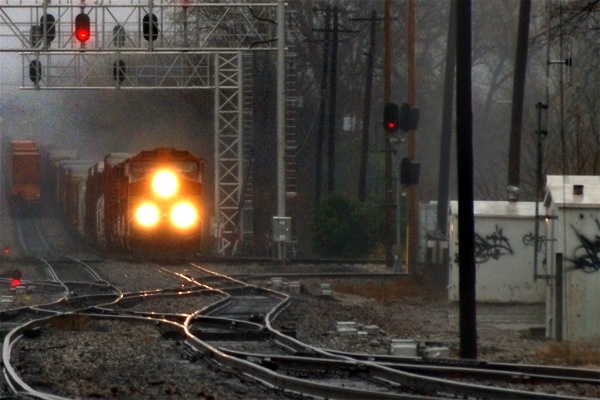
#> input picture image_work4/1.jpg, 600 x 400 px
$ python rotate.py
#> lines starting #> are read from the running program, lines starting #| are printed output that depends on the picture
#> further down, img is the input picture: shape (400, 600, 3); mean B, G, R 60, 65.4, 71
import cv2
import numpy as np

def rotate_img(img, angle):

#> called with angle = 60
    h, w = img.shape[:2]
#> h = 400; w = 600
    rotate_center = (w / 2, h / 2)
#> rotate_center = (300, 200)
    #获取旋转矩阵
    # 参数1为旋转中心点;
    # 参数2为旋转角度,正值-逆时针旋转;负值-顺时针旋转
    # 参数3为各向同性的比例因子,1.0原图，2.0变成原来的2倍，0.5变成原来的0.5倍
    M = cv2.getRotationMatrix2D(rotate_center, angle, 1.0)
    #计算图像新边界
    new_w = int(h * np.abs(M[0, 1]) + w * np.abs(M[0, 0]))
#> new_w = 646
    new_h = int(h * np.abs(M[0, 0]) + w * np.abs(M[0, 1]))
#> new_h = 719
    #调整旋转矩阵以考虑平移
    M[0, 2] += (new_w - w) / 2
    M[1, 2] += (new_h - h) / 2

    rotated_img = cv2.warpAffine(img, M, (new_w, new_h))
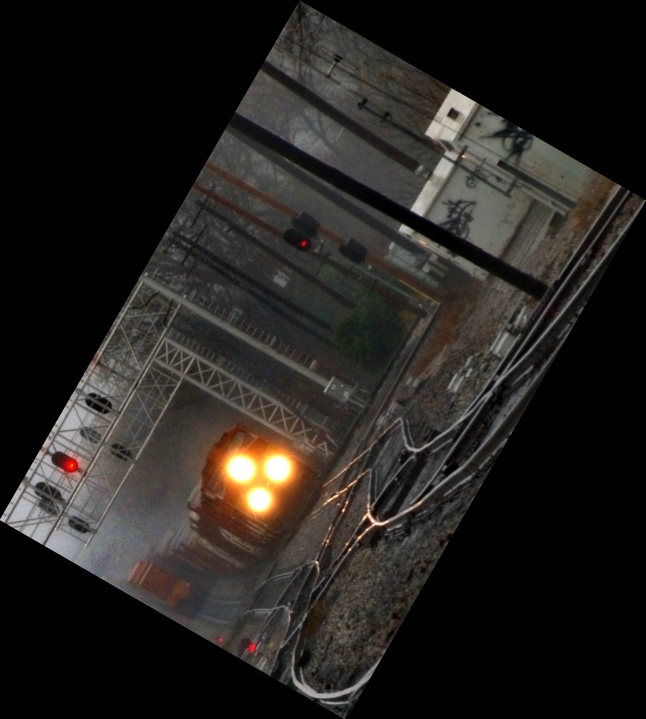
#> rotated_img: shape (719, 646, 3); mean B, G, R 31, 33.8, 36.7
    return rotated_img

img = cv2.imread('1.jpg')
img = rotate_img(img, 60)
cv2.imshow("Image", img)
cv2.waitKey(0)
